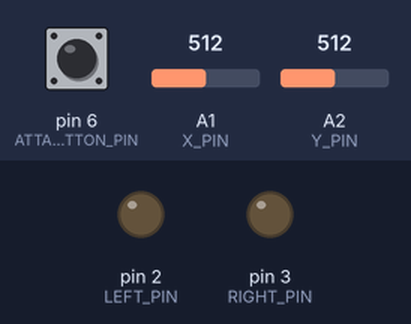
Simulated run of this sketch. Board: Arduino Leonardo, built with avr-gcc and run on an emulated ATmega32U4. Parts: output pins drawn as LEDs (lit = HIGH). The test bench sets the inputs (shaded band); at power-on: A1 (X_PIN) = 512, pin 6 (ATTACK_BUTTON_PIN) HIGH, A2 (Y_PIN) = 512. USB keyboard and mouse output is not drawn.

Above: at 1.2 s.
1.3 s: A1 (X_PIN) set to 701
2.8 s: A1 (X_PIN) set to 725
At 3.2 s:
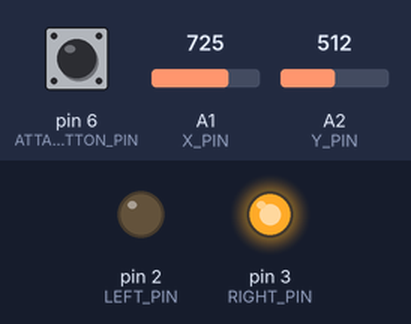
4.3 s: A1 (X_PIN) set to 40
At 5.5 s:
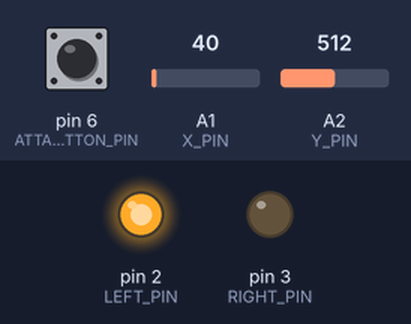
5.8 s: A1 (X_PIN) set to 45
7.3 s: A1 (X_PIN) set to 54
At 8.4 s:
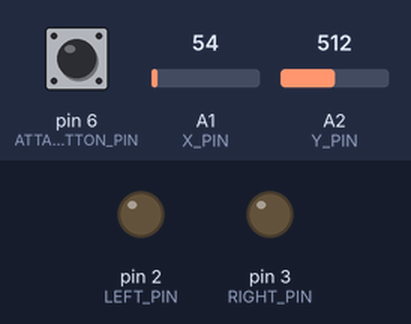
8.8 s: A1 (X_PIN) set to 0
At 9.6 s:
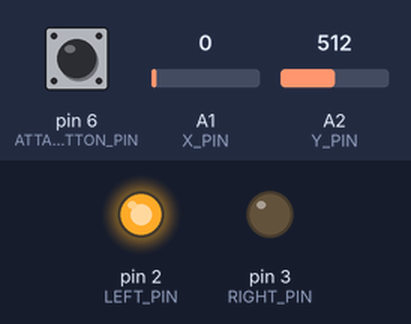
Timing chart, 0 to 11.3 s (numbered marks = the images above; inputs shaded):
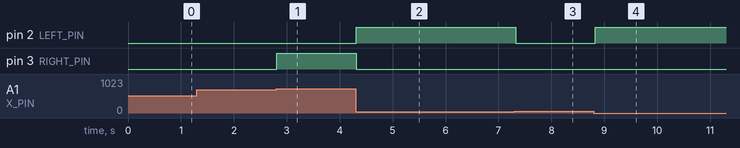

The sketch:

matala.sofet.ino
```cpp
#include <Keyboard.h>
#define X_PIN A1
#define Y_PIN A2
#define LEFT_PIN 2
#define RIGHT_PIN 3
#define ATTACK_BUTTON_PIN 6

#define CENTER_THRESHOLD 50
#define DIRECTION_THRESHOLD 200

void setup() {
  Keyboard.begin();
  pinMode(LEFT_PIN, OUTPUT);
  pinMode(RIGHT_PIN, OUTPUT);
  pinMode(ATTACK_BUTTON_PIN, INPUT_PULLUP);
  Serial.begin(9600);
}

void loop() {
  int xValue = analogRead(X_PIN);
  int yValue = analogRead(Y_PIN);

  if (xValue < CENTER_THRESHOLD && xValue < yValue - DIRECTION_THRESHOLD) {
    digitalWrite(LEFT_PIN, HIGH);
    digitalWrite(RIGHT_PIN, LOW);
    Keyboard.press(KEY_LEFT_ARROW);
    Keyboard.release(KEY_LEFT_ARROW);
  } else if (xValue > CENTER_THRESHOLD && xValue > yValue + DIRECTION_THRESHOLD) {
    digitalWrite(LEFT_PIN, LOW);
    digitalWrite(RIGHT_PIN, HIGH);
    Keyboard.press(KEY_RIGHT_ARROW);
    Keyboard.release(KEY_RIGHT_ARROW);
  } else {
    digitalWrite(LEFT_PIN, LOW);
    digitalWrite(RIGHT_PIN, LOW);
  }

  if (digitalRead(ATTACK_BUTTON_PIN) == LOW) {
    attack();
  }

  delay(100);
}

void attack() {
  digitalWrite(LEFT_PIN, HIGH);
  digitalWrite(RIGHT_PIN, HIGH);
  digitalWrite(LEFT_PIN, LOW);
  digitalWrite(RIGHT_PIN, LOW);

  Keyboard.write('w');
  delay(50);
}
```

Measured:
- the behaviour switches between 712 and 713 on A1 (X_PIN) (found by bisection; images 0 and 1)
- the behaviour switches between 49 and 50 on A1 (X_PIN) (found by bisection; images 2 and 3)
- after the input at 1.3 s, every drawn part: stays the same
- after the input at 2.8 s, pin 3 (RIGHT_PIN): LOW → HIGH at once
- after the input at 4.3 s, pin 2 (LEFT_PIN): LOW → HIGH at once; pin 3 (RIGHT_PIN): HIGH → LOW at once
- after the input at 5.8 s, every drawn part: stays the same
- after the input at 7.3 s, pin 2 (LEFT_PIN): HIGH → LOW at once
- after the input at 8.8 s, pin 2 (LEFT_PIN): LOW → HIGH at once
